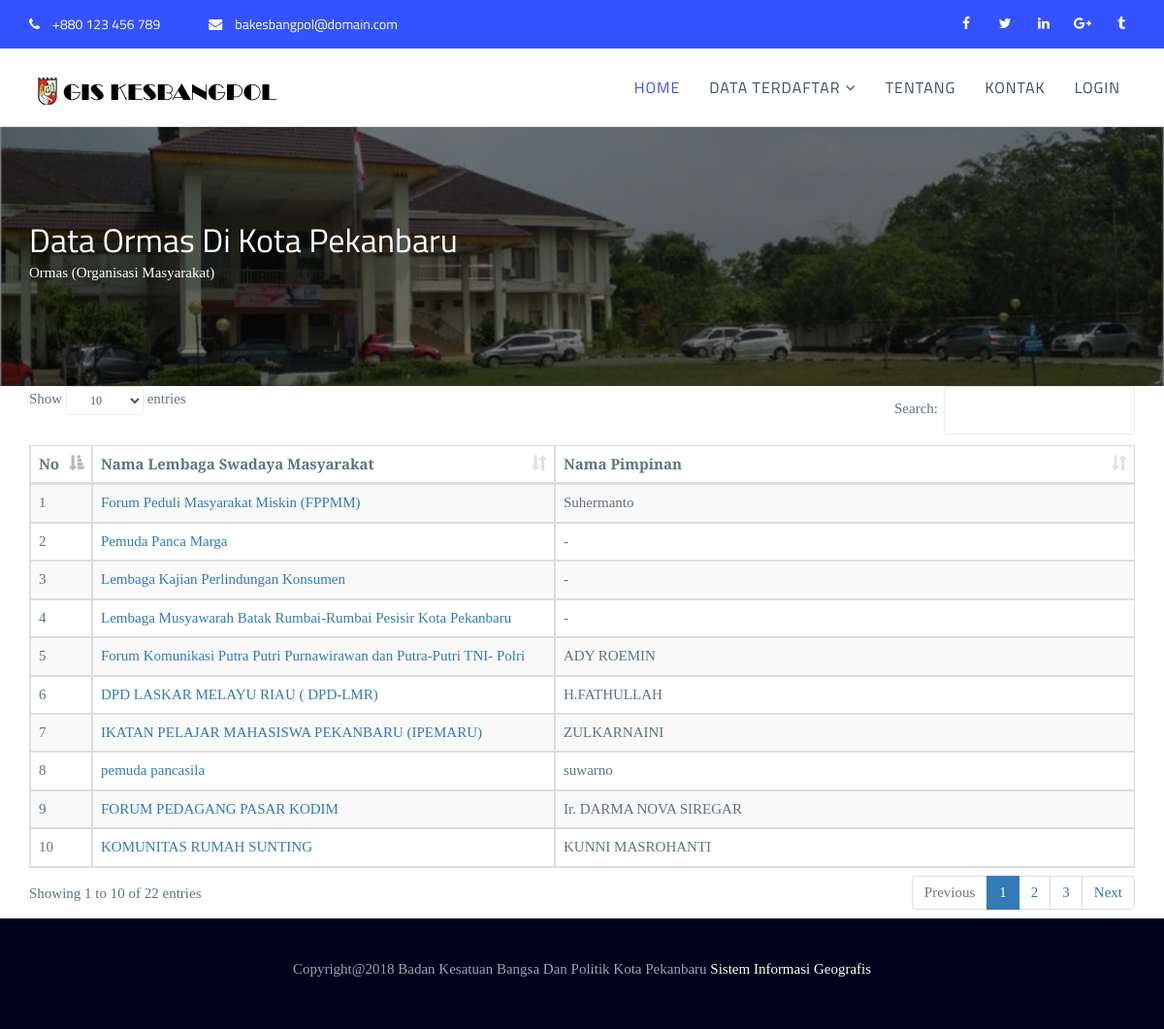
/index.php/beranda/dataormas, run on the app's committed database.
### tables this page shows
CREATE TABLE `lokasi_organisasi` (
  `id_organisasi` bigint(20) NOT NULL,
  `nama_organisasi` varchar(100) NOT NULL,
  `nama_pemimpin` varchar(100) NOT NULL,
  `id_jenis` int(11) NOT NULL,
  `latitude` varchar(100) NOT NULL,
  `longitude` varchar(100) NOT NULL,
  `alamat` text NOT NULL,
  `telp` bigint(20) NOT NULL,
  `foto` varchar(100) NOT NULL,
  `tanggal_update` date NOT NULL
);

### application/controllers/Beranda.php (called while the page is built, shortened)
<?php
class Beranda extends CI_Controller {
	public function __construct()
	{
		$this->load->library('form_validation');
		$this->load->model('Lokasiorganisasi_model');
		$this->load->library(array('googlemaps'));
}
	public function dataormas()
	{
	$data = array();
    	$data['tampil'] = $this->db->query("SELECT a.id_organisasi,a.nama_organisasi,a.foto,a.nama_pemimpin,b.id_jenis,b.jenis_organisasi FROM lokasi_organisasi a, jenis_organisasi b WHERE a.id_jenis=2 GROUP BY a.id_organisasi");
		$this->load->view('front_end/dataormas', $data);
		}
}

### index.php (called while the page is built, shortened)
<?php
require_once BASEPATH.'core/CodeIgniter.php';

### application/views/front_end/dataormas.php (the view, shortened to what this page needs)
   <section class="page-title">
    <div class="container">
      <div class="row">
        <div class="col-md-12">
          <div class="page-breadcrumbd">
            <h2>Data Ormas Di Kota Pekanbaru</h2>
            <p>Ormas (Organisasi Masyarakat)</p>
          </div>
        </div>
      </div>
    </div>
  </section>
<div class="container">
    <section class="content">
      <div class="row">
        <div class="col-md-12">
          <div class="box box-primary">
              <div class="box-body">
                <div class="table-responsive no-padding">
              <table id="example1" class="table table-bordered table-striped">
                <thead>
                    <tr>
                        <th width="5%">No</th>
                        <th width="40%">Nama Lembaga Swadaya Masyarakat</th>
                        <th width="50%">Nama Pimpinan</th>
                    </tr>
                </thead>
                <tbody>
                    <?php
                        $no=1;
                        foreach($tampil->result_array() as $l)
                        {
                    ?>
                    <tr>
                        <td><?php echo $no;?></td>
                        <td>
                          <a href="<?php echo base_url();?>beranda/detail_data/<?php echo $l['id_organisasi']; ?>" ><?php echo $l['nama_organisasi']; ?></a></td>
                        <td><?php echo $l['nama_pemimpin'];?></td>
                    </tr>
                    <?php
                        $no++;
                    }
                    ?>
                </tbody>
              </table>
            </div>
          </div>
        </div>
      </div>
    </div>
  </section>
</div>

### neuron/assets/css/bootsnav.css (style rules this page uses)
body { -webkit-transition: all 0.3s ease-in-out; -moz-transition: all 0.3s ease-in-out; -o-transition: all 0.3s ease-in-out; -ms-transition: all 0.3s ease-in-out; transition: all 0.3s ease-in-out; }

### neuron/style.css (style rules this page uses)
html, body { height: 100% }
body { font-family: 'PT Serif', serif; color: #61727f; background: #fff; font-size: 15px; line-height: 24px; overflow-x: hidden; -webkit-text-size-adjust: 100%; -webkit-overflow-scrolling: touch; -webkit-font-smoothing: antialiased !important; }
a { cursor: pointer; }
a, .navbar a, .form-control { -webkit-transition: all 0.3s ease; -moz-transition: all 0.3s ease; -ms-transition: all 0.3s ease; -o-transition: all 0.3s ease; transition: all 0.3s ease; }
h1, h2, h3, h4, h5, h6 { font-family: 'Titillium Web', sans-serif; color: #212121; margin: 0 0 15px; }
h2 { font-size: 34px; line-height: 44px; }
.page-title { background: url("assets/img/1.jpeg") no-repeat; background-size: cover; background-position: center; padding: 95px 0px; color: #fff; z-index: 1; position: relative; }
.page-title:after { position: absolute; content: ""; top: 0px; left: 0px; right: 0px; height: 100%; background: rgba(0, 0, 0, .5); z-index: -1; }
.page-breadcrumbd h2, .page-breadcrumbd a { margin: 0px; color: #fff; }

### data on the page
lokasi_organisasi: nama_organisasi "Forum Peduli Masyarakat Miskin (FPPMM)", nama_pemimpin "Suhermanto"
lokasi_organisasi: nama_organisasi "Pemuda Panca Marga", nama_pemimpin "-"
lokasi_organisasi: nama_organisasi "Lembaga Kajian Perlindungan Konsumen", nama_pemimpin "-"
lokasi_organisasi: nama_organisasi "Lembaga Musyawarah Batak Rumbai-Rumbai Pesisir Kota Pekanbaru", nama_pemimpin "-"
lokasi_organisasi: nama_organisasi "Forum Komunikasi Putra Putri Purnawirawan dan Putra-Putri TNI- Polri", nama_pemimpin "ADY ROEMIN"
lokasi_organisasi: nama_organisasi "DPD LASKAR MELAYU RIAU ( DPD-LMR)", nama_pemimpin "H.FATHULLAH"
lokasi_organisasi: nama_organisasi "IKATAN PELAJAR MAHASISWA PEKANBARU (IPEMARU)", nama_pemimpin "ZULKARNAINI"
lokasi_organisasi: nama_organisasi "pemuda pancasila", nama_pemimpin "suwarno"
lokasi_organisasi: nama_organisasi "FORUM PEDAGANG PASAR KODIM", nama_pemimpin "Ir. DARMA NOVA SIREGAR"
lokasi_organisasi: nama_organisasi "KOMUNITAS RUMAH SUNTING", nama_pemimpin "KUNNI MASROHANTI"
